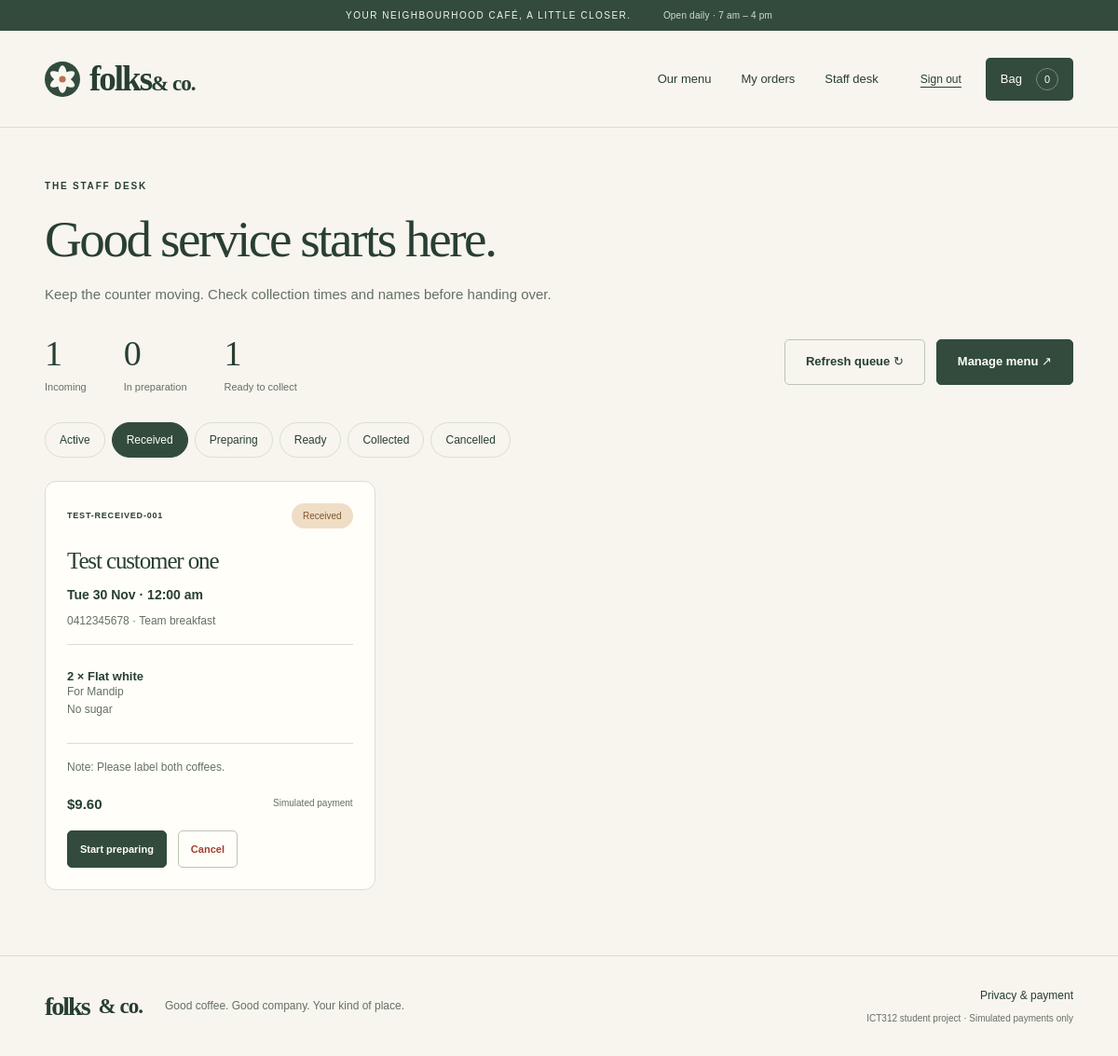
/index.php?page=staff&status=received (signed in), run on the app's committed database.
### tables this page shows
CREATE TABLE IF NOT EXISTS orders (
 id BIGINT UNSIGNED AUTO_INCREMENT PRIMARY KEY,
 reference VARCHAR(24) NOT NULL UNIQUE,
 user_id BIGINT UNSIGNED NOT NULL,
 checkout_key CHAR(64) NOT NULL UNIQUE,
 customer_name VARCHAR(80) NOT NULL,
 phone VARCHAR(24) NOT NULL,
 pickup_at DATETIME NOT NULL,
 group_name VARCHAR(80) NOT NULL DEFAULT '',
 notes VARCHAR(500) NOT NULL DEFAULT '',
 total_cents INT UNSIGNED NOT NULL,
 status ENUM('received','preparing','ready','collected','cancelled') NOT NULL DEFAULT 'received',
 created_at TIMESTAMP NOT NULL DEFAULT CURRENT_TIMESTAMP,
 updated_at TIMESTAMP NOT NULL DEFAULT CURRENT_TIMESTAMP ON UPDATE CURRENT_TIMESTAMP,
 FOREIGN KEY (user_id) REFERENCES users(id),
 FOREIGN KEY (pickup_at) REFERENCES pickup_slots(slot_at),
 INDEX idx_queue (status,pickup_at),
 INDEX idx_customer (user_id,created_at)
);

CREATE TABLE IF NOT EXISTS order_items (
 id BIGINT UNSIGNED AUTO_INCREMENT PRIMARY KEY,
 order_id BIGINT UNSIGNED NOT NULL,
 menu_item_id BIGINT UNSIGNED NOT NULL,
 item_name VARCHAR(100) NOT NULL,
 unit_price_cents INT UNSIGNED NOT NULL,
 quantity SMALLINT UNSIGNED NOT NULL,
 recipient VARCHAR(60) NOT NULL DEFAULT '',
 instructions VARCHAR(160) NOT NULL DEFAULT '',
 FOREIGN KEY (order_id) REFERENCES orders(id),
 FOREIGN KEY (menu_item_id) REFERENCES menu_items(id),
 CHECK (quantity BETWEEN 1 AND 20)
);

### app/bootstrap.php (called while the page is built, shortened)
<?php
$config = require __DIR__ . '/../config/config.php';
require __DIR__ . '/domain.php';
function db(): PDO {
    static $pdo;
    global $config;
    if (!$pdo) {
        $pdo = new PDO("mysql:host={$config['db_host']};port={$config['db_port']};dbname={$config['db_name']};charset=utf8mb4", $config['db_user'], $config['db_password'], [PDO::ATTR_ERRMODE => PDO::ERRMODE_EXCEPTION, PDO::ATTR_DEFAULT_FETCH_MODE => PDO::FETCH_ASSOC, PDO::ATTR_EMULATE_PREPARES => false]);
        $pdo->exec("SET time_zone = '+00:00'");
    }
    return $pdo;
}
function query(string $sql, array $params = []): PDOStatement { $stmt = db()->prepare($sql); $stmt->execute($params); return $stmt; }
function e(mixed $value): string { return htmlspecialchars((string)$value, ENT_QUOTES | ENT_SUBSTITUTE, 'UTF-8'); }
function money(int $cents): string { return '$' . number_format($cents / 100, 2); }
function url(string $page, array $params = []): string { return 'index.php?' . http_build_query(['page' => $page] + $params); }

### app/domain.php (called while the page is built, shortened)
<?php
function next_statuses(string $status): array {
    return match ($status) { 'received' => ['preparing', 'cancelled'], 'preparing' => ['ready', 'cancelled'], 'ready' => ['collected'], default => [] };
}
function status_label(string $status): string { return ucfirst(str_replace('_', ' ', $status)); }

### app/staff_views.php (the view, shortened to what this page needs)
<?php
function render_staff(): void {
    $filter = is_string($_GET['status'] ?? null) ? $_GET['status'] : 'active';
    $allowed = ['active','received','preparing','ready','collected','cancelled'];
    $sql = $filter==='active' ? "status IN ('received','preparing','ready')" : 'status=?';
    $orders = query("SELECT * FROM orders WHERE $sql ORDER BY pickup_at,id LIMIT 100", $filter==='active'?[]:[$filter])->fetchAll();
    $counts = query("SELECT SUM(status='received') AS received,SUM(status='preparing') AS preparing,SUM(status='ready') AS ready FROM orders")->fetch();
    heading('THE STAFF DESK','Good service starts here.','Keep the counter moving. Check collection times and names before handing over.'); ?>
    <div class="staff-toolbar"><div class="stats"><?php foreach (['received'=>'Incoming','preparing'=>'In preparation','ready'=>'Ready to collect'] as $key=>$label): ?><div><strong><?= (int)$counts[$key] ?></strong><span><?= e($label) ?></span></div><?php endforeach; ?></div><div class="actions"><a class="button secondary" href="<?= e(url('staff',['status'=>$filter])) ?>">Refresh queue ↻</a><a class="button" href="<?= e(url('manage')) ?>">Manage menu ↗</a></div></div><nav class="filters staff-filters" aria-label="Order status"><?php foreach ($allowed as $value): ?><a class="filter <?= $value===$filter?'active':'' ?>" href="<?= e(url('staff',['status'=>$value])) ?>"><?= ucfirst($value) ?></a><?php endforeach; ?></nav>
    <div class="queue-grid"><?php foreach ($orders as $order): ?><article class="queue-card panel"><div class="queue-top"><span class="eyebrow"><?= e($order['reference']) ?></span><span class="badge <?= e($order['status']) ?>"><?= e(status_label($order['status'])) ?></span></div><h2><?= e($order['customer_name']) ?></h2><p class="queue-time"><?= e((new DateTimeImmutable($order['pickup_at']))->format('D j M · g:i a')) ?></p><small><?= e($order['phone']) ?><?= $order['group_name']?' · '.e($order['group_name']):'' ?></small><ul class="queue-items"><?php foreach (query('SELECT * FROM order_items WHERE order_id=?',[$order['id']])->fetchAll() as $item): ?><li><strong><?= $item['quantity'] ?> × <?= e($item['item_name']) ?></strong><?php if ($item['recipient']): ?><small>For <?= e($item['recipient']) ?></small><?php endif; ?><?php if ($item['instructions']): ?><small><?= e($item['instructions']) ?></small><?php endif; ?></li><?php endforeach; ?></ul><?php if ($order['notes']): ?><p class="order-note">Note: <?= e($order['notes']) ?></p><?php endif; ?><div class="queue-bottom"><strong><?= money((int)$order['total_cents']) ?></strong><small><?= $order['status']==='cancelled'?'Simulated refund':'Simulated payment' ?></small></div><div class="actions"><?php foreach (next_statuses($order['status']) as $next): ?><form method="post" <?= $next==='cancelled'?'data-confirm="Cancel this order and record a simulated refund?"':'' ?>><?= csrf_field() ?><input type="hidden" name="action" value="order_status"><input type="hidden" name="order_id" value="<?= $order['id'] ?>"><input type="hidden" name="status" value="<?= $next ?>"><button class="button <?= $next==='cancelled'?'secondary danger':'' ?>"><?= e(match($next){'preparing'=>'Start preparing','ready'=>'Mark ready','collected'=>'Mark collected','cancelled'=>'Cancel'}) ?></button></form><?php endforeach; ?></div></article><?php endforeach; ?></div><?php if (!$orders): ?><div class="empty panel"><h2>A clear counter.</h2><p>No orders in this view. Refresh to check for new arrivals.</p></div><?php endif;
}
    ?>

### public/assets/styles.css (style rules this page uses)
:root { --paper:#f7f5ee; --ink:#283f32; --green:#324b3c; --muted:#657064; --line:#dbded2; --peach:#e5ae8f; --cream:#eeeddf; --white:#fffef9; --danger:#a33e31; --radius:12px; font-family:Arial,Helvetica,sans-serif; color:var(--ink); background:var(--paper); font-synthesis:none }
* { box-sizing:border-box }
body { margin:0 }
a { color:inherit; text-decoration:none }
button,input,select,textarea { font:inherit }
button,a,input,select,textarea { -webkit-tap-highlight-color:transparent }
a,button { touch-action:manipulation }
button { cursor:pointer }
h1,h2,h3,p { margin-top:0 }
h1,h2 { font-family:Georgia,'Times New Roman',serif; font-weight:400; letter-spacing:-.045em }
h2 { font-size:32px; line-height:1.17 }
p { font-size:15px; line-height:1.75; color:var(--muted) }
small { font-size:12px; line-height:1.6; color:var(--muted) }
.eyebrow { display:block; font-size:10px; font-weight:600; letter-spacing:1.8px; line-height:1.8; margin-bottom:18px }
.button { display:inline-flex; justify-content:center; align-items:center; gap:25px; border:1px solid var(--green); border-radius:5px; padding:15px 22px; background:var(--green); color:var(--white); font-size:13px; line-height:1.3; min-height:46px; font-weight:600; text-align:center }
.button.secondary { color:var(--ink); background:transparent; border-color:#bdc5b4 }
.button.danger { color:var(--danger) }
.filters { display:flex; gap:7px; flex-wrap:wrap }
.filter { font-size:12px; padding:11px 15px; border:1px solid var(--line); border-radius:30px; white-space:nowrap }
.filter.active { background:var(--green); color:var(--white); border-color:var(--green) }
.panel { background:var(--white); border:1px solid var(--line); border-radius:var(--radius); padding:30px }
.panel h2 { font-size:26px }
.badge { font-size:10px; border-radius:20px; padding:8px 12px; background:#e9ebdf; white-space:nowrap; color:#465140 }
.badge.received { background:#f0ddc6; color:#7d562d }
.staff-toolbar { display:flex; justify-content:space-between; align-items:center; gap:24px; margin-bottom:32px }
.stats { display:flex; gap:40px }
.stats strong { display:block; font:38px Georgia }
.stats span { display:block; font-size:11px; margin-top:8px; color:var(--muted) }
.actions { display:flex; gap:12px; flex-wrap:wrap }
.actions form { margin:0 }
.staff-filters { margin-bottom:25px }
.queue-grid { display:grid; grid-template-columns:repeat(3,minmax(0,1fr)); gap:20px }
.queue-card { padding:23px }
.queue-top { display:flex; justify-content:space-between; align-items:center; gap:8px; margin-bottom:20px }
.queue-top .eyebrow { margin:0; font-size:9px; letter-spacing:.8px }
.queue-card h2 { font-size:25px; margin-bottom:10px }
.queue-time { color:var(--ink); font-weight:600; font-size:14px; margin-bottom:5px }
.queue-items { list-style:none; padding:18px 0; margin:15px 0; border-block:1px solid var(--line) }
.queue-items li { padding:8px 0; font-size:13px }
.queue-items small { display:block }
.order-note { font-size:12px }
.queue-bottom { display:flex; justify-content:space-between; gap:12px; margin:20px 0 }
.queue-bottom strong { font-size:15px }
.queue-bottom small { font-size:10px }
.queue-card .button { padding:11px 13px; font-size:11px; min-height:40px }
@media (prefers-reduced-motion:no-preference) { a,button { transition:background-color .15s ease,color .15s ease } }

### data on the page
orders: reference "TEST-RECEIVED-001", status "Received", customer_name "Test customer one", pickup_at "Tue 30 Nov · 12:00 am", phone "0412345678", group_name "Team breakfast", notes "Please label both coffees.", total_cents "$9.60", shows "Simulated payment", status "Start preparing", status "Cancel"
order_items: quantity "2", item_name "Flat white", recipient "Mandip", instructions "No sugar"

### other printed values
cart_count() "0"
$eyebrow "THE STAFF DESK"
$title "Good service starts here."
$description "Keep the counter moving. Check collection times and names before handing over."
$counts[$key] "1"
$label "Incoming"
$counts[$key] "0"
$label "In preparation"
$label "Ready to collect"
$value "Active"
$value "Received"
$value "Preparing"
$value "Ready"
$value "Collected"
$value "Cancelled"
